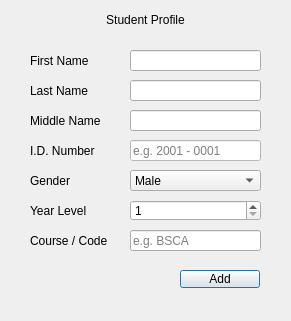
<?xml version="1.0" encoding="UTF-8"?>
<ui version="4.0">
 <class>AddButton</class>
 <widget class="QDialog" name="AddButton">
  <property name="geometry">
   <rect>
    <x>0</x>
    <y>0</y>
    <width>291</width>
    <height>321</height>
   </rect>
  </property>
  <property name="windowTitle">
   <string>Dialog</string>
  </property>
  <widget class="QLabel" name="label_2">
   <property name="geometry">
    <rect>
     <x>30</x>
     <y>50</y>
     <width>101</width>
     <height>21</height>
    </rect>
   </property>
   <property name="text">
    <string>First Name</string>
   </property>
  </widget>
  <widget class="QLabel" name="label_3">
   <property name="geometry">
    <rect>
     <x>30</x>
     <y>80</y>
     <width>101</width>
     <height>21</height>
    </rect>
   </property>
   <property name="text">
    <string>Last Name</string>
   </property>
  </widget>
  <widget class="QLabel" name="label_4">
   <property name="geometry">
    <rect>
     <x>30</x>
     <y>110</y>
     <width>101</width>
     <height>21</height>
    </rect>
   </property>
   <property name="text">
    <string>Middle Name</string>
   </property>
  </widget>
  <widget class="QLabel" name="label_5">
   <property name="geometry">
    <rect>
     <x>30</x>
     <y>140</y>
     <width>101</width>
     <height>21</height>
    </rect>
   </property>
   <property name="text">
    <string>I.D. Number</string>
   </property>
  </widget>
  <widget class="QLabel" name="label_6">
   <property name="geometry">
    <rect>
     <x>30</x>
     <y>200</y>
     <width>101</width>
     <height>21</height>
    </rect>
   </property>
   <property name="text">
    <string>Year Level</string>
   </property>
  </widget>
  <widget class="QLabel" name="label_7">
   <property name="geometry">
    <rect>
     <x>30</x>
     <y>170</y>
     <width>101</width>
     <height>21</height>
    </rect>
   </property>
   <property name="text">
    <string>Gender</string>
   </property>
  </widget>
  <widget class="QLabel" name="label_8">
   <property name="geometry">
    <rect>
     <x>30</x>
     <y>230</y>
     <width>101</width>
     <height>21</height>
    </rect>
   </property>
   <property name="text">
    <string>Course / Code</string>
   </property>
  </widget>
  <widget class="QLineEdit" name="idnumber">
   <property name="geometry">
    <rect>
     <x>130</x>
     <y>140</y>
     <width>131</width>
     <height>21</height>
    </rect>
   </property>
   <property name="styleSheet">
    <string notr="true">
background-color: rgb(255, 255, 255);</string>
   </property>
   <property name="inputMask">
    <string/>
   </property>
   <property name="text">
    <string/>
   </property>
   <property name="placeholderText">
    <string>e.g. 2001 - 0001</string>
   </property>
  </widget>
  <widget class="QLineEdit" name="course">
   <property name="geometry">
    <rect>
     <x>130</x>
     <y>230</y>
     <width>131</width>
     <height>21</height>
    </rect>
   </property>
   <property name="text">
    <string/>
   </property>
   <property name="placeholderText">
    <string>e.g. BSCA</string>
   </property>
  </widget>
  <widget class="QLineEdit" name="lastname">
   <property name="geometry">
    <rect>
     <x>130</x>
     <y>80</y>
     <width>131</width>
     <height>21</height>
    </rect>
   </property>
  </widget>
  <widget class="QLineEdit" name="middlename">
   <property name="geometry">
    <rect>
     <x>130</x>
     <y>110</y>
     <width>131</width>
     <height>21</height>
    </rect>
   </property>
  </widget>
  <widget class="QLineEdit" name="firstname">
   <property name="geometry">
    <rect>
     <x>130</x>
     <y>50</y>
     <width>131</width>
     <height>21</height>
    </rect>
   </property>
  </widget>
  <widget class="QComboBox" name="gender">
   <property name="geometry">
    <rect>
     <x>130</x>
     <y>170</y>
     <width>131</width>
     <height>21</height>
    </rect>
   </property>
   <item>
    <property name="text">
     <string>Male</string>
    </property>
   </item>
   <item>
    <property name="text">
     <string>Female</string>
    </property>
   </item>
  </widget>
  <widget class="QPushButton" name="pushButton">
   <property name="geometry">
    <rect>
     <x>180</x>
     <y>270</y>
     <width>80</width>
     <height>18</height>
    </rect>
   </property>
   <property name="text">
    <string>Add</string>
   </property>
  </widget>
  <widget class="QSpinBox" name="yearlevel">
   <property name="geometry">
    <rect>
     <x>130</x>
     <y>200</y>
     <width>131</width>
     <height>21</height>
    </rect>
   </property>
   <property name="minimum">
    <number>1</number>
   </property>
   <property name="maximum">
    <number>4</number>
   </property>
  </widget>
  <widget class="QLabel" name="label_16">
   <property name="geometry">
    <rect>
     <x>30</x>
     <y>10</y>
     <width>231</width>
     <height>20</height>
    </rect>
   </property>
   <property name="styleSheet">
    <string notr="true">color: rgb(0, 0, 0);
font: 700 12pt &quot;Segoe UI&quot;;</string>
   </property>
   <property name="text">
    <string>Student Profile</string>
   </property>
   <property name="alignment">
    <set>Qt::AlignCenter</set>
   </property>
  </widget>
 </widget>
 <resources/>
 <connections/>
</ui>
